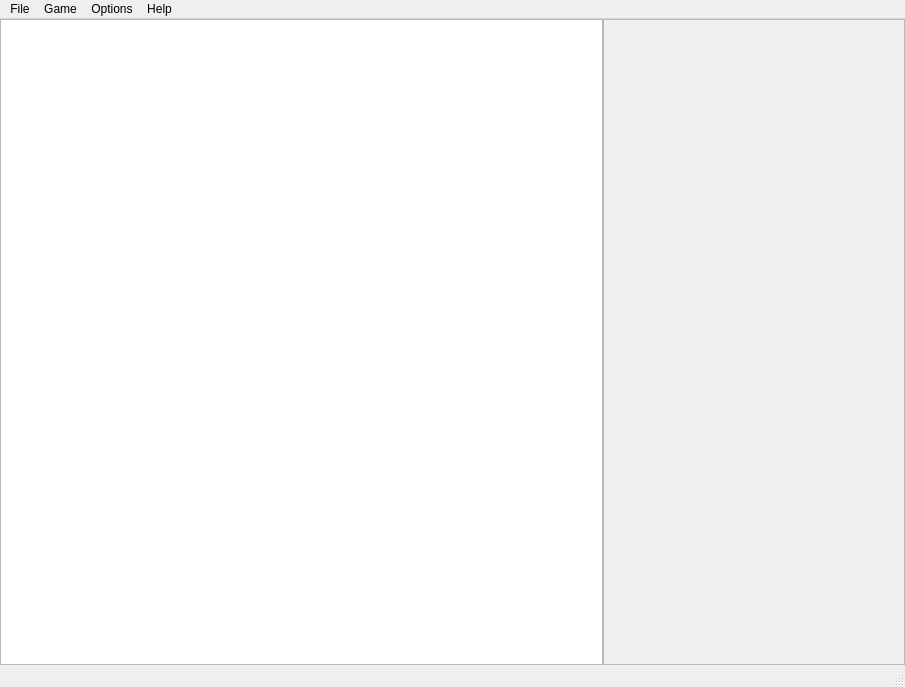
<?xml version="1.0" encoding="UTF-8"?>
<ui version="4.0">
 <class>MainWindow</class>
 <widget class="QMainWindow" name="MainWindow">
  <property name="geometry">
   <rect>
    <x>0</x>
    <y>0</y>
    <width>905</width>
    <height>687</height>
   </rect>
  </property>
  <property name="windowTitle">
   <string>MainWindow</string>
  </property>
  <widget class="QWidget" name="centralWidget">
   <property name="minimumSize">
    <size>
     <width>100</width>
     <height>100</height>
    </size>
   </property>
   <layout class="QHBoxLayout" name="horizontalLayout" stretch="2,1">
    <property name="spacing">
     <number>0</number>
    </property>
    <property name="leftMargin">
     <number>0</number>
    </property>
    <property name="topMargin">
     <number>0</number>
    </property>
    <property name="rightMargin">
     <number>0</number>
    </property>
    <property name="bottomMargin">
     <number>0</number>
    </property>
    <item>
     <widget class="QFrame" name="PlaygroundFrame">
      <property name="frameShape">
       <enum>QFrame::StyledPanel</enum>
      </property>
      <property name="frameShadow">
       <enum>QFrame::Raised</enum>
      </property>
      <layout class="QVBoxLayout" name="verticalLayout">
       <property name="spacing">
        <number>0</number>
       </property>
       <property name="leftMargin">
        <number>0</number>
       </property>
       <property name="topMargin">
        <number>0</number>
       </property>
       <property name="rightMargin">
        <number>0</number>
       </property>
       <property name="bottomMargin">
        <number>0</number>
       </property>
       <item>
        <widget class="GobanView" name="goban_view">
         <property name="minimumSize">
          <size>
           <width>200</width>
           <height>200</height>
          </size>
         </property>
         <property name="frameShape">
          <enum>QFrame::NoFrame</enum>
         </property>
         <property name="frameShadow">
          <enum>QFrame::Raised</enum>
         </property>
         <property name="lineWidth">
          <number>0</number>
         </property>
        </widget>
       </item>
      </layout>
     </widget>
    </item>
    <item>
     <widget class="QFrame" name="HudFrame">
      <property name="frameShape">
       <enum>QFrame::StyledPanel</enum>
      </property>
      <property name="frameShadow">
       <enum>QFrame::Raised</enum>
      </property>
      <layout class="QHBoxLayout" name="HudFrame_Layout">
       <property name="spacing">
        <number>5</number>
       </property>
       <property name="leftMargin">
        <number>0</number>
       </property>
       <property name="topMargin">
        <number>0</number>
       </property>
       <property name="rightMargin">
        <number>0</number>
       </property>
       <property name="bottomMargin">
        <number>0</number>
       </property>
      </layout>
     </widget>
    </item>
   </layout>
  </widget>
  <widget class="QMenuBar" name="menuBar">
   <property name="geometry">
    <rect>
     <x>0</x>
     <y>0</y>
     <width>905</width>
     <height>26</height>
    </rect>
   </property>
   <widget class="QMenu" name="menuFIle">
    <property name="title">
     <string>File</string>
    </property>
    <addaction name="actionSave_Game"/>
    <addaction name="actionLoad_Game"/>
    <addaction name="separator"/>
   </widget>
   <widget class="QMenu" name="menuGame">
    <property name="title">
     <string>Game</string>
    </property>
    <addaction name="actionSave_position"/>
    <addaction name="actionLoad_position"/>
    <addaction name="separator"/>
    <addaction name="actionRestart"/>
    <addaction name="separator"/>
    <addaction name="actionFind_Player"/>
   </widget>
   <widget class="QMenu" name="menuOptions">
    <property name="tearOffEnabled">
     <bool>false</bool>
    </property>
    <property name="title">
     <string>Options</string>
    </property>
    <addaction name="actionProfile"/>
    <addaction name="separator"/>
    <addaction name="actionMenu"/>
   </widget>
   <widget class="QMenu" name="menuA_propos">
    <property name="title">
     <string>Help</string>
    </property>
    <addaction name="actionRules"/>
    <addaction name="separator"/>
    <addaction name="actionReport_bug"/>
    <addaction name="actionAbout_Gomina"/>
   </widget>
   <addaction name="menuFIle"/>
   <addaction name="menuGame"/>
   <addaction name="menuOptions"/>
   <addaction name="menuA_propos"/>
  </widget>
  <widget class="QStatusBar" name="statusBar"/>
  <action name="actionAbout_Gomina">
   <property name="text">
    <string>About Gomina</string>
   </property>
  </action>
  <action name="actionMenu">
   <property name="text">
    <string>Menu...</string>
   </property>
  </action>
  <action name="actionSave_position">
   <property name="text">
    <string>Quick save</string>
   </property>
  </action>
  <action name="actionLoad_position">
   <property name="text">
    <string>Quick load</string>
   </property>
  </action>
  <action name="actionRestart">
   <property name="text">
    <string>Restart</string>
   </property>
  </action>
  <action name="actionSave_Game">
   <property name="text">
    <string>Save Game</string>
   </property>
  </action>
  <action name="actionLoad_Game">
   <property name="text">
    <string>Load Game</string>
   </property>
  </action>
  <action name="actionProfile">
   <property name="text">
    <string>Choose profil...</string>
   </property>
  </action>
  <action name="actionRules">
   <property name="text">
    <string>Rules</string>
   </property>
  </action>
  <action name="actionReport_bug">
   <property name="text">
    <string>Report bug</string>
   </property>
  </action>
  <action name="actionFind_Player">
   <property name="text">
    <string>Find Player...</string>
   </property>
  </action>
 </widget>
 <layoutdefault spacing="6" margin="11"/>
 <customwidgets>
  <customwidget>
   <class>GobanView</class>
   <extends>QGraphicsView</extends>
   <header location="global">gobanview.h</header>
  </customwidget>
 </customwidgets>
 <resources/>
 <connections/>
</ui>
